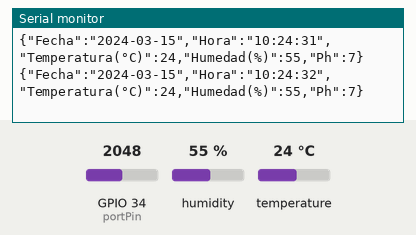
Recording of a program running on a simulated ESP32. Shown: the last lines printed to the serial monitor. The inputs (shaded band) are chosen by the test bench; at power-on: humidity 55 %, GPIO 34 (portPin) = 2048, temperature 24 °C. WiFi joins after 1.5 s; servers stay silent unless stated; network time is answered at once with the bench clock; the local clock reads 2024-03-15 10:24:30 at power-on unless the program sets it.

Above: at 2.7 s.
2.8 s: humidity set to 22 %
At 4.0 s:
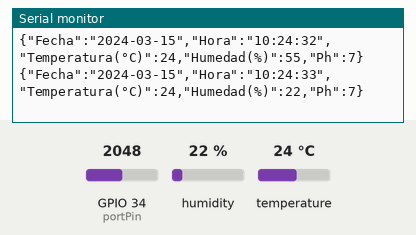
4.3 s: GPIO 34 (portPin) set to 2866
At 5.5 s:
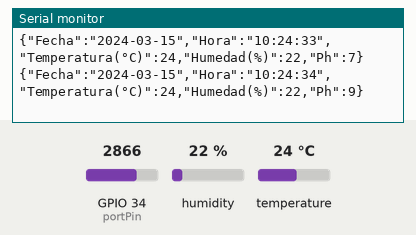
5.8 s: temperature set to 12 °C
At 5.8 s:
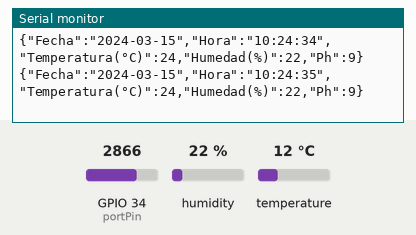
11.9 s: GPIO 34 (portPin) set to 3603
At 12.2 s:
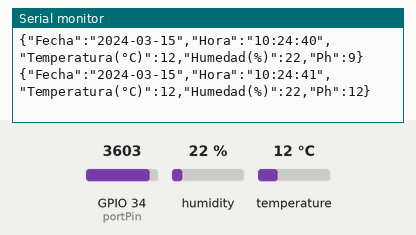
13.4 s: humidity set to 40 %
At 14.8 s:
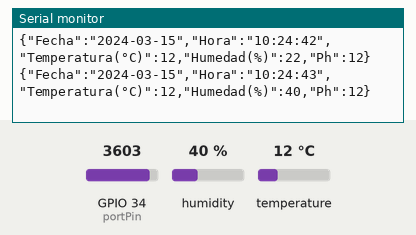
Timing chart, 0 to 15.9 s (numbered marks = the images above; inputs shaded):
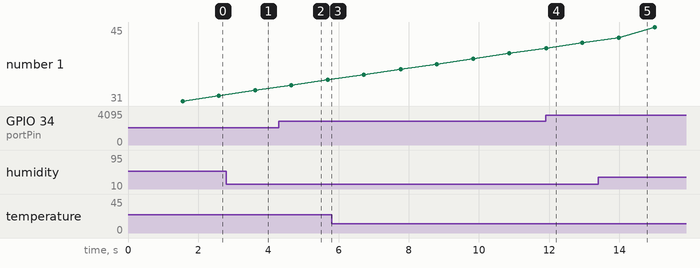

Measured:
- after the input at 2.8 s, the serial monitor: prints a new line after 0.83 s (image 1)
- after the input at 4.3 s, the serial monitor: prints a new line after 0.35 s (image 2)
- after the input at 11.9 s, the serial monitor: prints a new line at once (image 4)
- after the input at 13.4 s, the serial monitor: prints a new line after 0.59 s (image 5)

The program:

main.cpp
```cpp
#include <Arduino.h>
#include <ArduinoJson.h>
//LIBRERIAS PARA FECHA Y HORA
#include <WiFi.h>
#include <NTPClient.h>
#include <WiFiUdp.h>
//LIBRERIAS PARA DHT11 (TEMPERATURA Y HUMEDAD)
#include <Adafruit_Sensor.h>
#include <DHT.h>

//DEFINICION DE PINES DHT11
#define DHTPIN 14   // 4 = PIN D4
#define DHTTYPE    DHT11
DHT dht(DHTPIN, DHTTYPE);

//CONFIG PARA ----FECHA Y HORA------
// Replace with your network credentials
const char* ssid = "**you*name*wifi*";//name wifi
const char* password = "*you*password*wifi"; // clave de wifi
// Define NTP Client to get time
WiFiUDP ntpUDP;
NTPClient timeClient(ntpUDP);

// Variables to save date and time
String formattedDate;
String dayStamp;
String timeStamp;


//potenciometro ph
const int portPin=34;
int valor=0;


void setup() {
// Initialize Serial Monitor
Serial.begin(9600);
//CODIGO----FECHA Y HORA-----------------------
WiFi.mode(WIFI_STA);
WiFi.begin(ssid, password);
while (WiFi.status() != WL_CONNECTED) {
delay(500);
}
// Initialize a NTPClient to get time
timeClient.begin();
// Set offset time in seconds to adjust for your timezone, for example:
// COLOMBIA -5 , entonces -5*3600 ->  -18000
timeClient.setTimeOffset(-18000); //Thailand +7 = 25200

}


void loop() {
while(!timeClient.update()) {
timeClient.forceUpdate();
}
// The formattedDate comes with the following format:
// 2018-05-28T16:00:13Z
// We need to extract date and time
formattedDate = timeClient.getFormattedDate();
// Extract date
int splitT = formattedDate.indexOf("T");
dayStamp = formattedDate.substring(0, splitT);
//Serial.print("DATE: ");
//Serial.println(dayStamp);
// Extract time
timeStamp = formattedDate.substring(splitT+1, formattedDate.length()-1);
//Serial.print("HOUR: ");
//Serial.println(timeStamp);

//CODIGO----TEMPERATURA Y HUMEDAD---------------
float h= dht.readHumidity();
float t =dht.readTemperature();
//potenciometro ph
  valor=analogRead(portPin)/292.5;
  //----------------------


//----CODIGO JSON---------------
  String variable;

  DynamicJsonDocument doc(1024);


  doc["Fecha"] = dayStamp;
  doc["Hora"] = timeStamp;
  doc["Temperatura(°C)"] = t;
  doc["Humedad(%)"] = h;
  doc["Ph"] = valor;


  serializeJson(doc, variable);
  Serial.println(variable);
  delay(1000);
}
```
